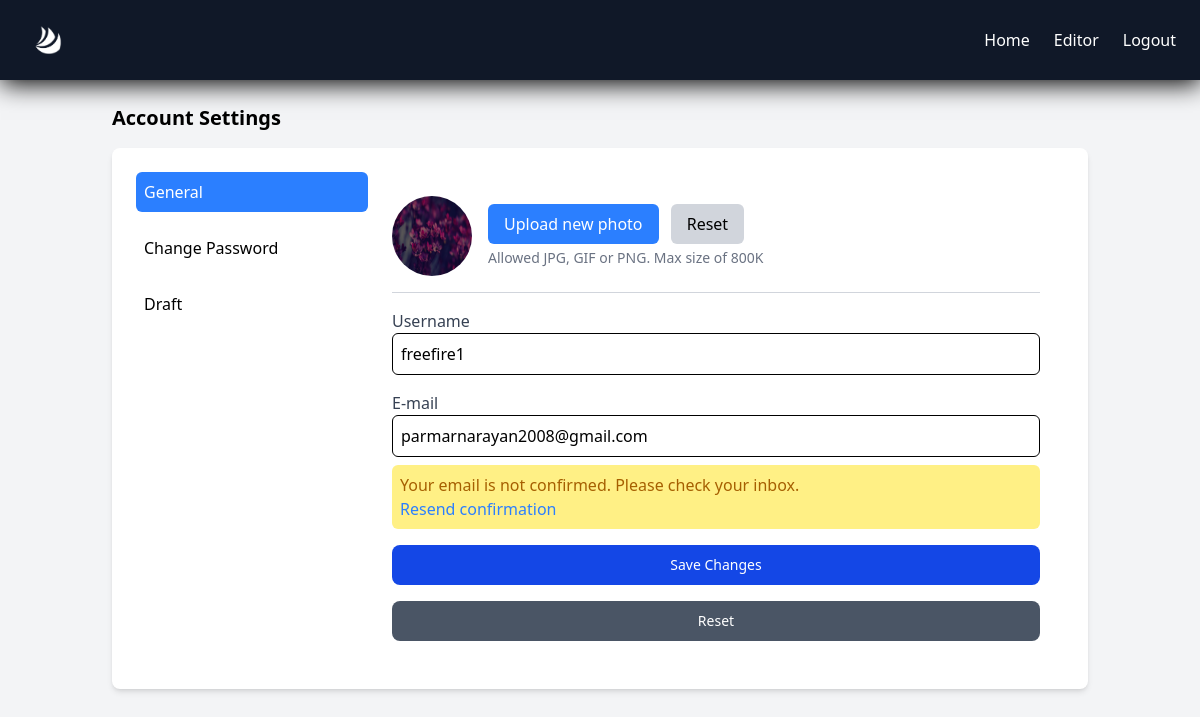
Screenshot of /wireframe/setting.php (signed in) with the database file from the repository.
### tables this page shows
CREATE TABLE `users` (
  `id` int(11) NOT NULL AUTO_INCREMENT,
  `username` varchar(50) NOT NULL,
  `email` varchar(100) NOT NULL,
  `password` varchar(255) NOT NULL,
  `created_at` timestamp NULL DEFAULT current_timestamp(),
  `email_verified` tinyint(1) DEFAULT 0,
  `token` varchar(64) DEFAULT NULL,
  `profile_pic` varchar(255) DEFAULT NULL,
  PRIMARY KEY (`id`),
  UNIQUE KEY `username` (`username`),
  UNIQUE KEY `email` (`email`)
);

### public/wireframe/setting.php (the view, shortened to what this page needs)
<?php
include "../php/config.php";
$username = $_SESSION['username'];
$stmt = $conn->prepare("SELECT * FROM users WHERE username = ?");
$stmt->bind_param("s", $username);
$stmt->execute();
$result = $stmt->get_result();
$user = $result->fetch_assoc();
?>
<!DOCTYPE html>
<html lang="en">
<head>
    <link href="../assets/css/tailwindstyles.css" rel="stylesheet">
    <link href='https://unpkg.com/boxicons@2.1.4/css/boxicons.min.css' rel='stylesheet'>
</head>
<body class="bg-gray-100">
    <header class="sticky top-0 bg-[#101828] shadow-[1px_4px_24px_#000]">
        <div class="flex items-center justify-between px-6 py-4">
            <a href="../index.php">
                <img src="../uploads/logo.png" alt="Logo" class="h-12 w-12 invert">
            </a>
            <nav class="space-x-6 md:flex">
                <a href="../index.php" class="text-white">Home</a>
                <a href="../wireframe/editor.php" class="text-white">Editor</a>
                <a href="../php/logout.php" class="text-white">Logout</a>
            </nav>
        </div>
    </header>
    <div class="container mx-auto p-6">
        <h4 class="text-xl font-bold mb-4">Account Settings</h4>
        <div class="bg-white shadow-md rounded-lg p-6 md:flex md:space-x-0">
            <div class="md:w-1/4 w-full border-b-gray-500 md:border-b-0 pb-4 md:pb-0">
                <div class="space-y-4">
                    <a class="block p-2 bg-blue-500 text-white rounded-md" href="setting.php">General</a>
                    <a class="block p-2 hover:bg-gray-200 rounded-md" href="password.php">Change Password</a>
                    <a class="block p-2 hover:bg-gray-200 rounded-md" href="draft.php">Draft</a>
                </div>
            </div>
            <div class="md:w-3/4 w-full p-6">
                <div id="account-general">
                    <div class="flex flex-wrap items-center space-x-4 mb-4">
                        <img src="../pic/<?= htmlspecialchars($user['profile_pic']) ?>" class="h-20 w-20 rounded-full" id="profile-pic">
                        <form action="" method="POST" enctype="multipart/form-data">
                            <div class="mt-4 md:mt-0">
                                <label class="cursor-pointer bg-blue-500 text-white px-4 py-2 rounded-md inline-block">
                                    Upload new photo
                                </label>
                                <button class="ml-2 px-4 py-2 bg-gray-300 rounded-md" id="rest-pic">Reset</button>
                                <p class="text-gray-500 text-sm mt-1">Allowed JPG, GIF or PNG. Max size of 800K</p>
                            </div>
                    </div>
                    <hr class="border-gray-300 my-4">
                    <div class="space-y-4">
                        <div>
                            <label class="block text-gray-700">Username</label>
                            <input type="text" class="w-full p-2 border rounded-md" id="userName" onkeyup="validateUserName()" placeholder="Enter your username" value="<?= htmlspecialchars($user['username']); ?>" name="username">
                        </div>
                        <div>
                            <label class="block text-gray-700">E-mail</label>
                            <input type="email" class="w-full p-2 border rounded-md" id="email" onkeyup="validateEmail()" placeholder="Enter your email" value="<?= htmlspecialchars($user['email']); ?>" name="email">
                            <?php if ($user['email_verified'] == 0): ?>
                                <div class="bg-yellow-200 text-yellow-700 p-2 mt-2 rounded-md">
                                    Your email is not confirmed. Please check your inbox.<br>
                                    <a href="../php/resend.php" class="text-blue-500">Resend confirmation</a>
                                </div>
                            <?php else: ?>
                                <div class="bg-green-100 text-green-700 p-2 mt-2 rounded-md">
                                    ✅ Your email is verified.
                                </div>
                            <?php endif; ?>
                        </div>
                        <div>
                            <button type="submit" class="w-full text-white bg-blue-700 hover:bg-blue-800 focus:ring-4 focus:ring-blue-300 font-medium rounded-lg text-sm px-5 py-2.5 text-center cursor-pointer">Save Changes</button>
                        </div>
                        <div>
                            <button type="reset" class="w-full text-white bg-gray-600 hover:bg-red-500 cursor-pointer focus:ring-4 focus:ring-blue-300 font-medium rounded-lg text-sm py-2.5 text-center">Reset</button>
                        </div>
                    </div>
                </div>
            </div>
        </div>
    </div>
</body>
</html>

### rows the page displays
users: profile_pic (picture), username "freefire1", email "parmarnarayan2008@gmail.com"
